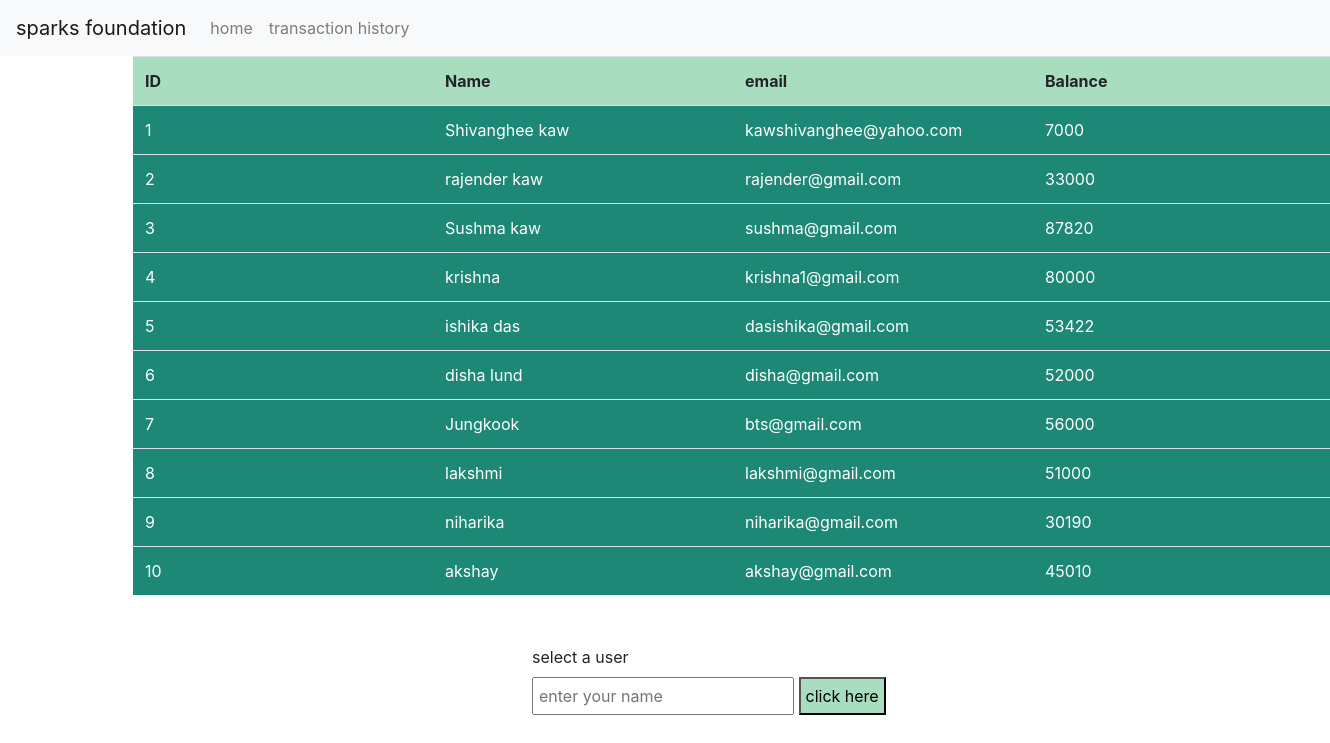
The app's page /user_details.php with its own data.
### tables this page shows
CREATE TABLE `user` (
  `id` int(11) NOT NULL,
  `name` varchar(30) NOT NULL,
  `email` varchar(40) NOT NULL,
  `balance` float NOT NULL
);

### user_details.php (the view, shortened to what this page needs)
<?php
$server="localhost";
$username="root";
$password="";
$conn =mysqli_connect($server, $username, $password);
$sql = "SELECT * FROM `bank`.`user`";
$result = mysqli_query($conn,$sql);
?>
<!DOCTYPE html>
<html lang="en">
<head>
    <link rel="stylesheet" href="user.css">
    <link rel="stylesheet" href="https://maxcdn.bootstrapcdn.com/bootstrap/4.0.0/css/bootstrap.min.css">
</head>
<body>
<nav class="navbar navbar-expand-lg navbar-light bg-light" style="background-color:rgb(30, 136, 118);">
  <a class="navbar-brand" href="#">sparks foundation</a>
  <div class="collapse navbar-collapse" id="navbarNavAltMarkup">
    <div class="navbar-nav">
      <a class="nav-item nav-link" href="index.html">home</a>
      <a class="nav-item nav-link" href="transaction_history.php">transaction history</a>
    </div>
  </div>
</nav>
<div class="table">
<table>
<tr class="tableheaders">
          <th>ID</th>
          <th>Name</th>
          <th>email</th>
          <th>Balance</th>
        </tr>
</table>
<?php
while($rows=mysqli_fetch_assoc($result))
{
?>
<table class="hello">
    <td><?php echo $rows['id']; ?></td>
    <td><?php echo $rows['name']; ?></td>
    <td><?php echo $rows['email']; ?></td>
    <td><?php echo $rows['balance']; ?></td>
  </table>
<?php
}
?>
</div>
<div class="form">
<form action="name.php" method="post">
<label for="name">select a user</label>
<input style="padding:5px;" type="text" name="userinfo" id="name" placeholder="enter your name">
<button class="button" type="submit">click here</button>
</form>
</div>
</body>
</html>

### user.css (style rules this page uses)
.hello { background-color: rgb(30, 136, 118); color:white; }
.table { margin-left: 10%; margin-bottom: 50px; }
th,td { margin-right:40px; width:300px; border-color: red; border-style: thick; border-width: thick; padding: 1%; border-collapse: separate; border-spacing: 0 30px; }
.form { margin-left:40%; margin-top:50px; }
.tableheaders { background-color: rgb(169, 221, 192); }
.button { background-color:rgb(169, 221, 192); color:black; padding:5px; }

### records on screen
user: id "1", name "Shivanghee kaw", email "kawshivanghee@yahoo.com", balance "7000"
user: id "2", name "rajender kaw", email "rajender@gmail.com", balance "33000"
user: id "3", name "Sushma kaw", email "sushma@gmail.com", balance "87820"
user: id "4", name "krishna", email "krishna1@gmail.com", balance "80000"
user: id "5", name "ishika das", email "dasishika@gmail.com", balance "53422"
user: id "6", name "disha lund", email "disha@gmail.com", balance "52000"
user: id "7", name "Jungkook", email "bts@gmail.com", balance "56000"
user: id "8", name "lakshmi", email "lakshmi@gmail.com", balance "51000"
user: id "9", name "niharika", email "niharika@gmail.com", balance "30190"
user: id "10", name "akshay", email "akshay@gmail.com", balance "45010"
